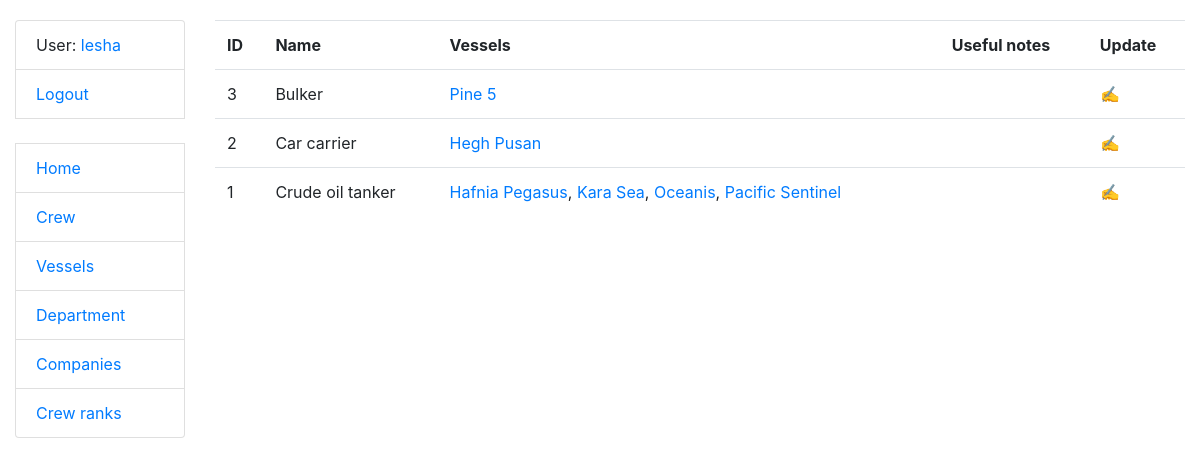
Before: /vessel_types/ (signed in) with the older database file.
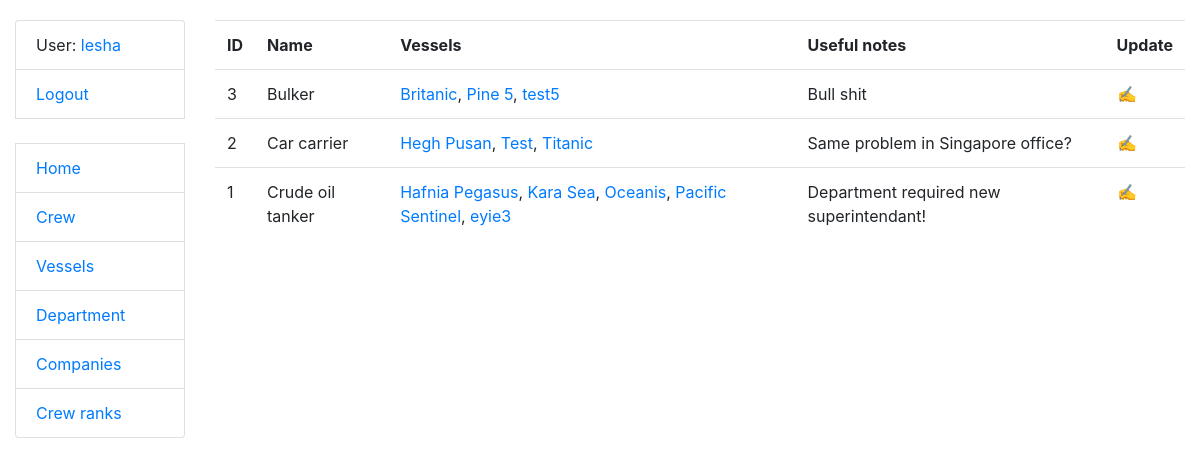
After: the same page with the newer database file.
### crewing/models.py (models this page shows, shortened)
class VesselType(models.Model):
    name = models.CharField(max_length=50, unique=True)
    description = models.TextField(blank=True, null=True)
    class Meta:
        verbose_name = "vessel_type"
        verbose_name_plural = "vessel_types"
        ordering = ["name"]

class Vessel(models.Model):
    name = models.CharField(max_length=50)
    IMO_number = models.IntegerField(unique=True)
    vessel_type = models.ForeignKey(VesselType, on_delete=models.CASCADE, related_name='vessels')
    company = models.ForeignKey('Company', on_delete=models.CASCADE, related_name='vessels')
    class Meta:
        verbose_name_plural = "vessels"
        verbose_name = "vessel"
        ordering = ["name"]
    def get_absolute_url(self):
        return reverse("crewing:vessel-detail", kwargs={"pk": self.pk})

### crewing/views.py (the view)
# urls.py: path("vessel_types/", VesselTypeListView.as_view(), name="vessel-type-list"),
class VesselTypeListView(LoginRequiredMixin, generic.ListView):
    model = VesselType
    context_object_name = "vessel_type_list"
    template_name = "crewing/vessel_type/list.html"
    paginate_by = 10
    def get_context_data(self, **kwargs):
        context = super().get_context_data(**kwargs)
        for vessel_type in context['vessel_type_list']:
            vessel_type.vessels.set(Vessel.objects.filter(vessel_type=vessel_type)[:3])
        return context

### crewing/models.py (called while the page is built)
    def get_absolute_url(self):
        return reverse("crewing:crew-detail", kwargs={"pk": self.pk})

### templates/crewing/vessel_type/list.html
{% extends "base.html" %}
{% load crispy_forms_filters %}
{% block content %}
  {% if vessel_type_list %}
    <table class="table">
      <tr>
        <th>ID</th>
        <th>Name</th>
        <th>Vessels</th>
        <th>Useful notes</th>
        <th>Update</th>
      </tr>
      {% for vessel_type in vessel_type_list %}
        <tr>
          <td>
              {{ vessel_type.id }}
          </td>
          <td>
              {{ vessel_type.name }}
          </td>
          <td>
            {% for vessel in vessel_type.vessels.all %}
              <a href="{{ vessel.get_absolute_url }}">{{ vessel.name }}</a>{% if not forloop.last %}, {% endif %}
            {% endfor %}
          </td>
          <td>
              {{ vessel_type.description }}
          <td>
              <a href="{% url 'crewing:vessel-type-update' pk=vessel_type.id %}">
                ✍️
              </a>
            </td>
        </tr>
      {% endfor %}
    </table>
  {% else %}
      <p>There are no vessels type in the service.</p>
  {% endif %}
{% endblock %}

Changed rows visible on the page:
changed VesselType "Bulker": description (not shown) → "Bull shit"
added Vessel: name "Britanic", shown under VesselType "Bulker"
shown differently, row unchanged: Vessel "Pine 5": now shows ","
added Vessel: name "test5", shown under VesselType "Bulker"
changed VesselType "Car carrier": description (not shown) → "Same problem in Singapore office?"
shown differently, row unchanged: Vessel "Hegh Pusan": now shows ","
added Vessel: name "Test", shown under VesselType "Car carrier"
added Vessel: name "Titanic", shown under VesselType "Car carrier"
changed VesselType "Crude oil tanker": description (not shown) → "Department required new superintendant!"
shown differently, row unchanged: Vessel "Pacific Sentinel": now shows ","
added Vessel: name "еуіе3", shown under VesselType "Crude oil tanker"
